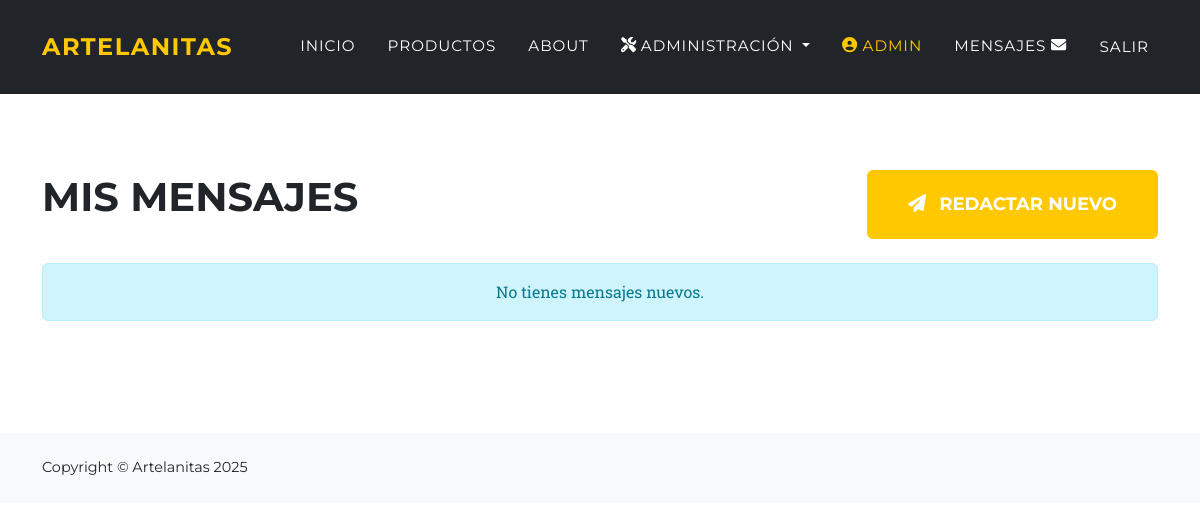
The page /mensajeria/inbox/ (signed in) on the database as committed earlier.
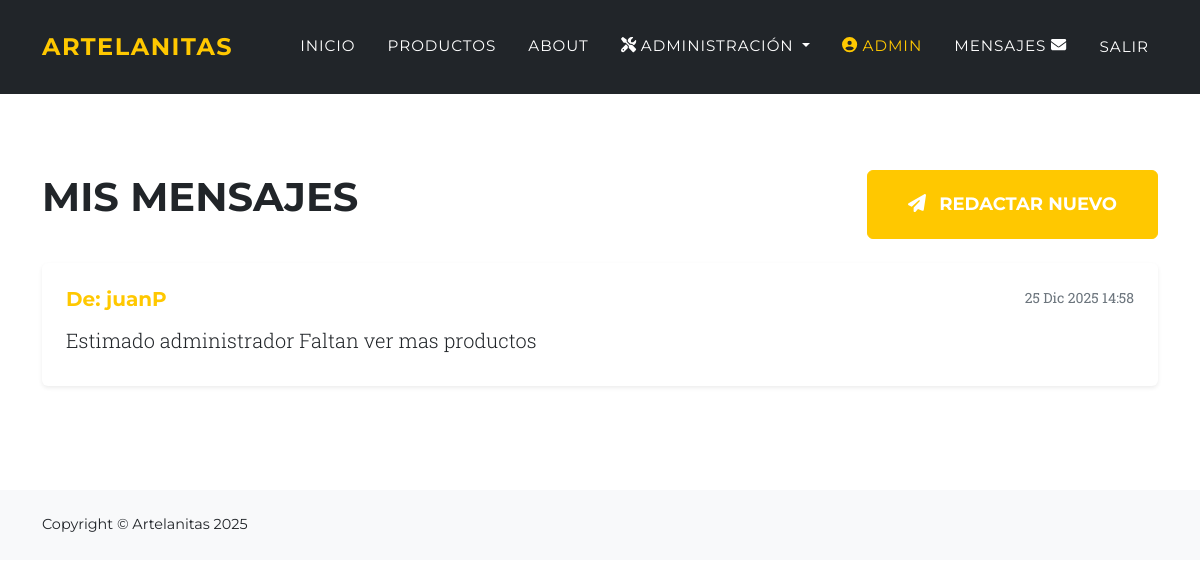
The same page on the database as committed later.
### mensajeria/models.py (models this page shows, shortened)
class Mensaje(models.Model):
    emisor = models.ForeignKey(User, on_delete=models.CASCADE, related_name="mensajes_enviados")
    receptor = models.ForeignKey(User, on_delete=models.CASCADE, related_name="mensajes_recibidos")
    cuerpo = models.TextField(max_length=1000)
    fecha = models.DateTimeField(auto_now_add=True)
    class Meta:
        ordering = ['-fecha'] # Para ver los más nuevos primero

### mensajeria/views.py (the view)
# urls.py: path("inbox/", inbox, name="inbox"),
@login_required
def inbox(request):
    mensajes = Mensaje.objects.filter(receptor=request.user)
    return render(request, "mensajeria/inbox.html", {"mensajes": mensajes})

### negocio/templates/mensajeria/inbox.html
{% extends "negocio/base.html" %}
{% block content %}
<section class="page-section" style="padding-top: 120px;">
    <div class="container">
        <div class="d-flex justify-content-between align-items-center mb-4">
            <h2 class="section-heading text-uppercase">Mis Mensajes</h2>
            <a href="{% url 'enviar_mensaje' %}" class="btn btn-primary btn-xl text-uppercase">
                <i class="fas fa-paper-plane me-2"></i> Redactar Nuevo
            </a>
        </div>
        <div class="row">
            <div class="col-lg-12">
                {% if mensajes %}
                    <div class="list-group">
                        {% for mensaje in mensajes %}
                        <div class="list-group-item list-group-item-action flex-column align-items-start p-4 mb-2 shadow-sm border-0 rounded">
                            <div class="d-flex w-100 justify-content-between">
                                <h5 class="mb-1 text-warning">De: {{ mensaje.emisor.username }}</h5>
                                <small class="text-muted">{{ mensaje.fecha|date:"d M Y H:i" }}</small>
                            </div>
                            <p class="mb-1 mt-2 lead">{{ mensaje.cuerpo }}</p>
                        </div>
                        {% endfor %}
                    </div>
                {% else %}
                    <div class="alert alert-info text-center">
                        No tienes mensajes nuevos.
                    </div>
                {% endif %}
            </div>
        </div>
    </div>
</section>
{% endblock %}

### negocio/templates/negocio/base.html (shortened to what this page needs)
<!DOCTYPE html>
<html lang="es">
<head>
    {% load static %}
    <link href="{% static 'css/styles.css' %}" rel="stylesheet" />
</head>
<body id="page-top">
    <nav class="navbar navbar-expand-lg navbar-dark fixed-top" id="mainNav" style="background-color: #212529;">
        <div class="container">
            <a class="navbar-brand" href="{% url 'inicio' %}">ARTELANITAS</a>
            <div class="collapse navbar-collapse" id="navbarResponsive">
                <ul class="navbar-nav text-uppercase ms-auto py-4 py-lg-0">
                    <li class="nav-item"><a class="nav-link" href="{% url 'inicio' %}">Inicio</a></li>
                    <li class="nav-item"><a class="nav-link" href="{% url 'pages' %}">Productos</a></li>
                    <li class="nav-item"><a class="nav-link" href="{% url 'about' %}">About</a></li>
                    {% if user.is_authenticated %}
                        <li class="nav-item dropdown">
                            <a class="nav-link dropdown-toggle" href="#" id="navbarDropdown" role="button" data-bs-toggle="dropdown" aria-expanded="false">
                                <i class="fas fa-tools"></i> Administración
                            </a>
                        </li>
                        <li class="nav-item">
                            <a class="nav-link text-warning" href="{% url 'editar_perfil' %}">
                                <i class="fas fa-user-circle"></i> {{ user.username }}
                            </a>
                        </li>
                        <li class="nav-item">
                            <a class="nav-link" href="{% url 'inbox' %}">Mensajes <i class="fas fa-envelope"></i></a>
                        </li>
                        <li class="nav-item">
                            <form action="{% url 'logout' %}" method="post" class="d-inline">
                                <button type="submit" class="nav-link btn btn-link text-uppercase" style="text-decoration: none;">Salir</button>
                            </form>
                        </li>
                    {% else %}
                        <li class="nav-item"><a class="nav-link" href="{% url 'login' %}">Login</a></li>
                        <li class="nav-item"><a class="nav-link" href="{% url 'registro' %}">Registrarse</a></li>
                    {% endif %}
                </ul>
            </div>
        </div>
    </nav>
    <div style="padding-top: 50px;">
        {% block content %}
        {% endblock %}
    </div>
    <footer class="footer py-4 bg-light">
        <div class="container">
            <div class="row align-items-center">
                <div class="col-lg-4 text-lg-start">Copyright &copy; Artelanitas 2025</div>
            </div>
        </div>
    </footer>
</body>
</html>

Rows that differ between the two databases and show on the page:
added Mensaje: emisor.username "juanP", fecha "25 Dic 2025 14:58", cuerpo "Estimado administrador Faltan ver mas productos"
Other text that changed with them:
text no longer shown: "No tienes mensajes nuevos."
